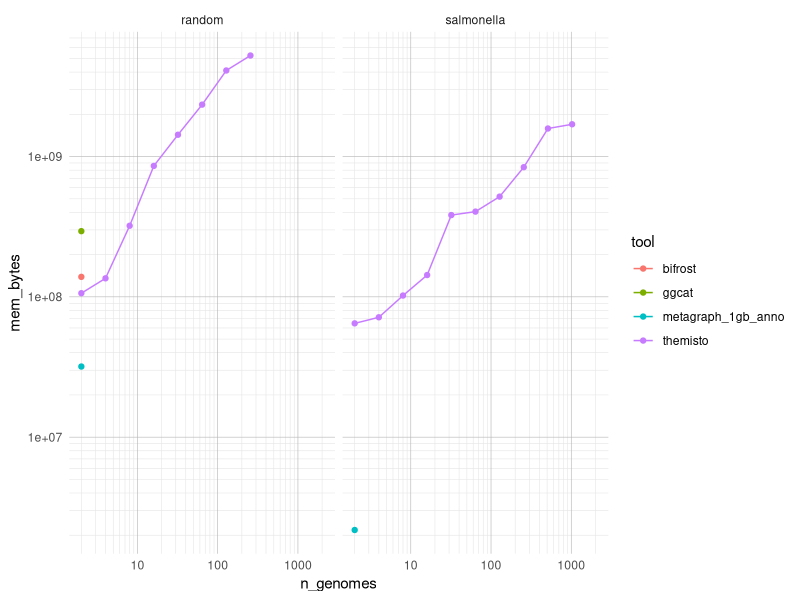
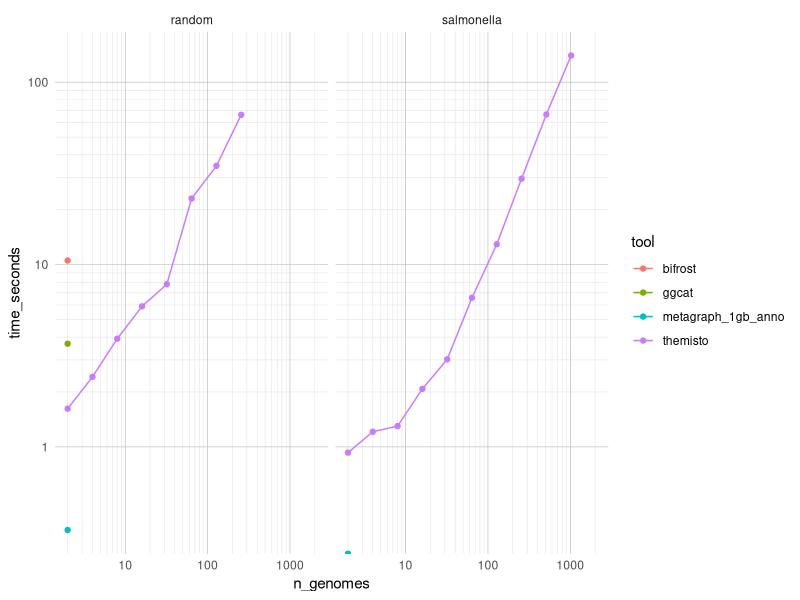
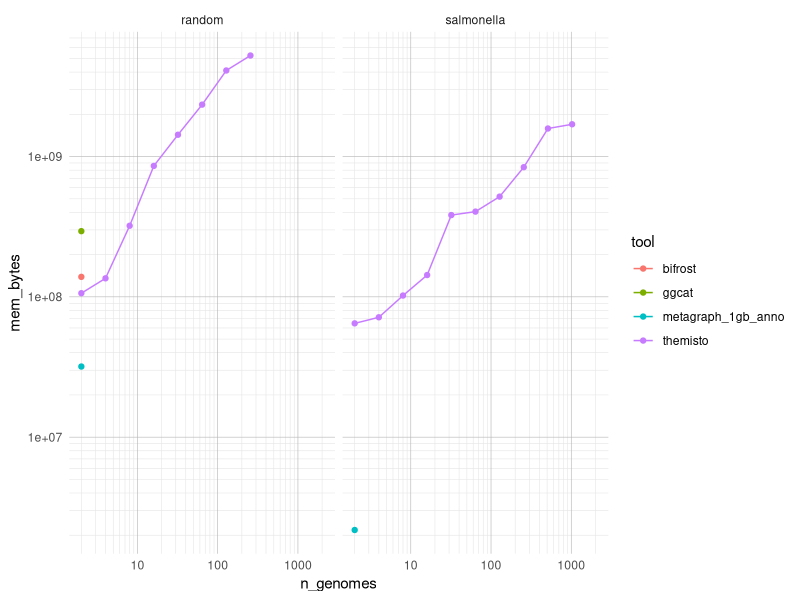
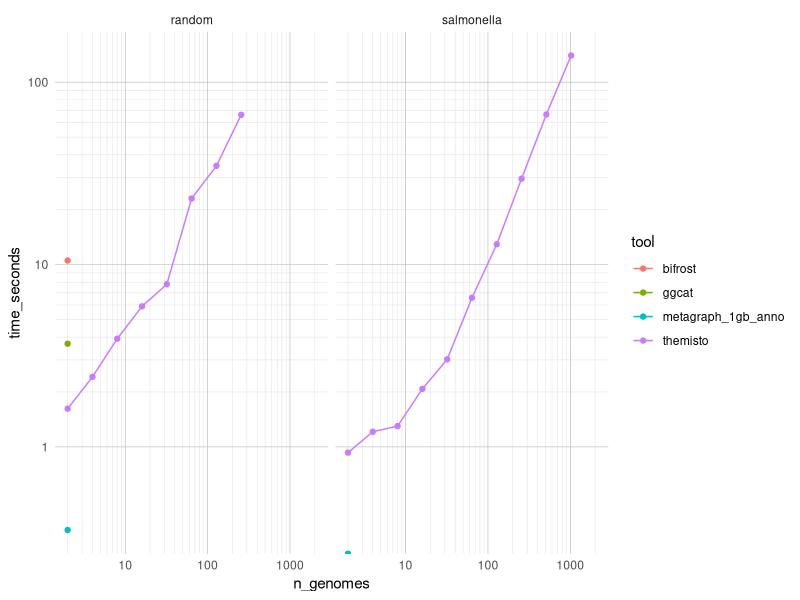

Write the R code that produced these figures, in order.
library(ggplot2)
library(tidyr)
library(dplyr)

df = read.csv("results/table.tsv", sep = "\t", header = TRUE)
df$tool = as.factor(df$tool)
df$dataset = as.factor(df$dataset)
df$mem_bytes = as.numeric(df$mem_bytes)
df$time_seconds = as.numeric(df$time_seconds)

shared_theme =   theme(
  panel.grid.major = element_line(color = "grey70", linewidth = 0.2),
  panel.grid.minor = element_line(color = "grey90", linewidth = 0.2),
)

p = ggplot(df) +
  geom_line(aes(x = n_genomes, y = mem_bytes, color = tool)) + 
  geom_point(aes(x = n_genomes, y = mem_bytes, color = tool)) + 
  facet_wrap(~dataset) +
  scale_x_log10(
    breaks = 10^(-1:5),
    minor_breaks = rep(1:9, times = 5) * 10^rep(-1:5, each = 9)
  ) +
  scale_y_log10(
    breaks = 10^(5:12),
    minor_breaks = rep(1:9, times = 3) * 10^rep(5:12, each = 9)
  ) +
  theme_minimal() + shared_theme

print(p)
ggsave("plots/mem.pdf")

p = ggplot(df) +
  geom_line(aes(x = n_genomes, y = time_seconds, color = tool)) + 
  geom_point(aes(x = n_genomes, y = time_seconds, color = tool)) + 
  facet_wrap(~dataset) +
  scale_x_log10(
    breaks = 10^(-1:5),
    minor_breaks = rep(1:9, times = 5) * 10^rep(-1:5, each = 9)
  ) +
  scale_y_log10(
    breaks = 10^(0:6),
    minor_breaks = rep(1:9, times = 3) * 10^rep(0:6, each = 9)
  ) +
  theme_minimal() + shared_theme

print(p)
ggsave("plots/time.pdf")
